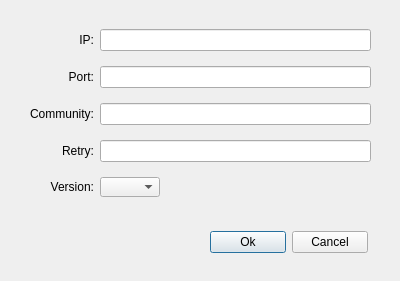
<?xml version="1.0" encoding="UTF-8"?>
<ui version="4.0">
 <class>AdvancedOptionDialog</class>
 <widget class="QDialog" name="AdvancedOptionDialog">
  <property name="geometry">
   <rect>
    <x>0</x>
    <y>0</y>
    <width>400</width>
    <height>281</height>
   </rect>
  </property>
  <property name="windowTitle">
   <string>Dialog</string>
  </property>
  <widget class="QWidget" name="layoutWidget">
   <property name="geometry">
    <rect>
     <x>30</x>
     <y>20</y>
     <width>341</width>
     <height>191</height>
    </rect>
   </property>
   <layout class="QGridLayout" name="gridLayout">
    <item row="0" column="0">
     <widget class="QLabel" name="label">
      <property name="text">
       <string>IP:</string>
      </property>
      <property name="alignment">
       <set>Qt::AlignRight|Qt::AlignTrailing|Qt::AlignVCenter</set>
      </property>
     </widget>
    </item>
    <item row="0" column="1">
     <widget class="QLineEdit" name="IPLineEdit"/>
    </item>
    <item row="1" column="0">
     <widget class="QLabel" name="label_2">
      <property name="text">
       <string>Port:</string>
      </property>
      <property name="alignment">
       <set>Qt::AlignRight|Qt::AlignTrailing|Qt::AlignVCenter</set>
      </property>
     </widget>
    </item>
    <item row="1" column="1">
     <widget class="QLineEdit" name="portLineEdit"/>
    </item>
    <item row="2" column="0">
     <widget class="QLabel" name="label_3">
      <property name="text">
       <string>Community:</string>
      </property>
      <property name="alignment">
       <set>Qt::AlignRight|Qt::AlignTrailing|Qt::AlignVCenter</set>
      </property>
     </widget>
    </item>
    <item row="2" column="1">
     <widget class="QLineEdit" name="communityLineEdit"/>
    </item>
    <item row="3" column="0">
     <widget class="QLabel" name="label_4">
      <property name="text">
       <string>Retry:</string>
      </property>
      <property name="alignment">
       <set>Qt::AlignRight|Qt::AlignTrailing|Qt::AlignVCenter</set>
      </property>
     </widget>
    </item>
    <item row="3" column="1">
     <widget class="QLineEdit" name="RetryLineEdit"/>
    </item>
    <item row="4" column="0">
     <widget class="QLabel" name="label_5">
      <property name="text">
       <string>Version:</string>
      </property>
      <property name="alignment">
       <set>Qt::AlignRight|Qt::AlignTrailing|Qt::AlignVCenter</set>
      </property>
     </widget>
    </item>
    <item row="4" column="1">
     <widget class="QComboBox" name="versionComboBox">
      <property name="maximumSize">
       <size>
        <width>60</width>
        <height>20</height>
       </size>
      </property>
      <property name="editable">
       <bool>false</bool>
      </property>
     </widget>
    </item>
   </layout>
  </widget>
  <widget class="QWidget" name="layoutWidget">
   <property name="geometry">
    <rect>
     <x>210</x>
     <y>230</y>
     <width>158</width>
     <height>25</height>
    </rect>
   </property>
   <layout class="QHBoxLayout" name="horizontalLayout">
    <item>
     <widget class="QPushButton" name="okPushButton">
      <property name="text">
       <string>Ok</string>
      </property>
     </widget>
    </item>
    <item>
     <widget class="QPushButton" name="cancelPushButton">
      <property name="text">
       <string>Cancel</string>
      </property>
     </widget>
    </item>
   </layout>
  </widget>
 </widget>
 <resources/>
 <connections/>
</ui>
